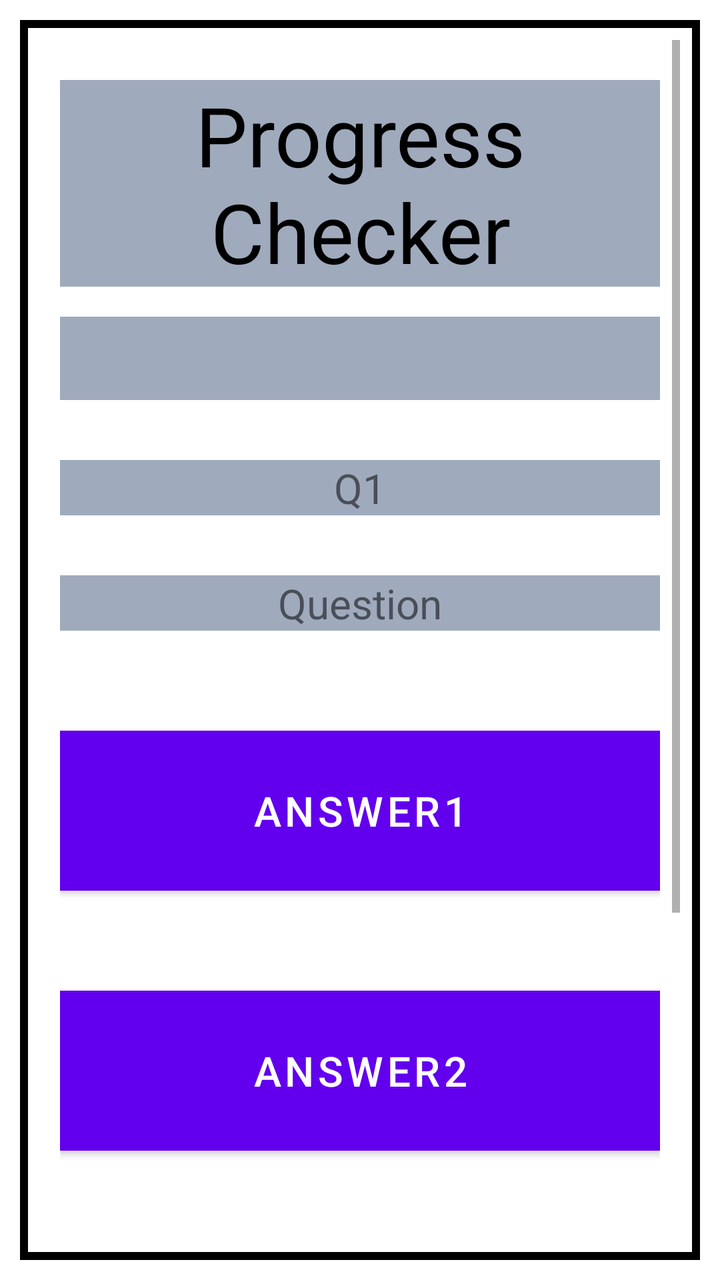
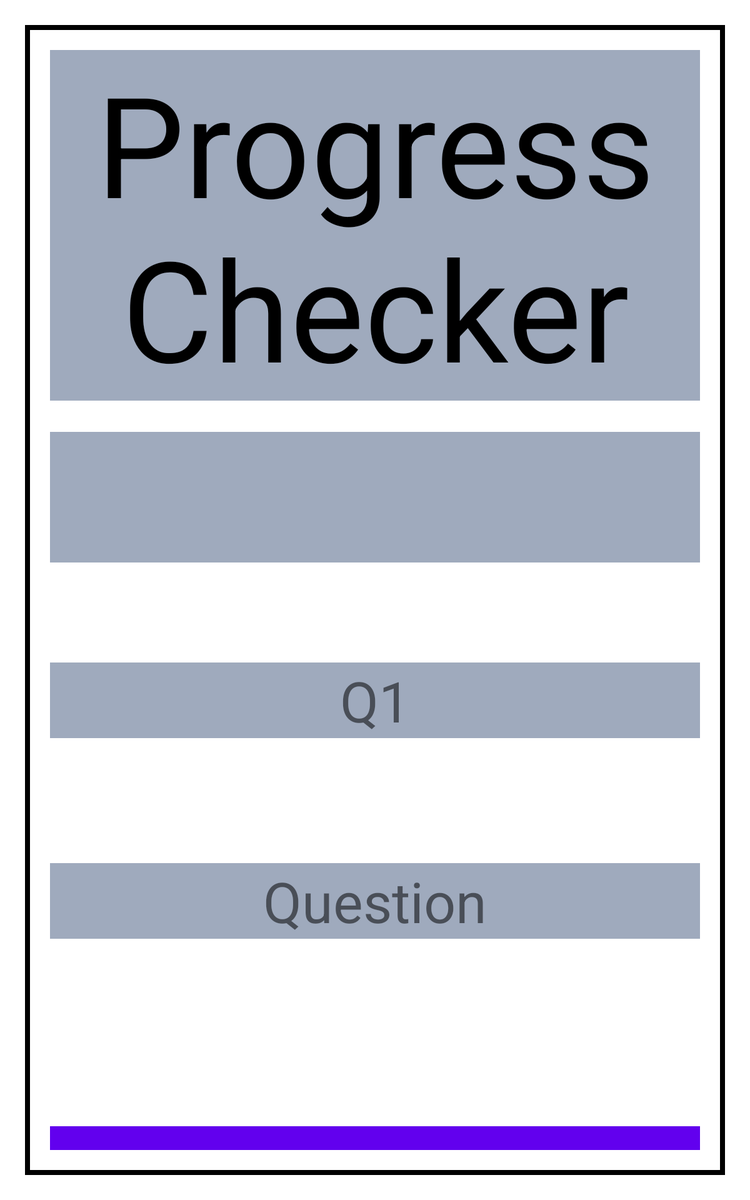

An Android layout and its configuration variant, each rendered on a device that would load it. The default file and the variant file are quoted in full after the pictures.
<!-- AndroidManifest.xml: application theme Theme.MyApplication -->
<!-- res/layout/acitvity_test.xml -->
<?xml version="1.0" encoding="utf-8"?>
<LinearLayout xmlns:android="http://schemas.android.com/apk/res/android"
    xmlns:tools="http://schemas.android.com/tools"
    android:layout_width="match_parent"
    android:layout_height="match_parent"
    tools:context=".Test.ScienceTest"
    android:orientation="vertical"
    android:gravity="center_horizontal"
    android:padding="10dp"
    android:background="@drawable/border"
    android:layout_margin="10dp">

    <ScrollView
        android:layout_width="match_parent"
        android:layout_height="match_parent"
        android:layout_alignParentTop="true">

        <LinearLayout
            android:layout_width="match_parent"
            android:layout_height="wrap_content"
            android:layout_marginTop="10dp"
            android:orientation="vertical"
            android:padding="10dp">

        <TextView
        android:id="@+id/title"
        android:layout_height="wrap_content"
        android:layout_width="match_parent"
        android:background="@color/textColor"
        android:text="@string/title"
        android:textAlignment="center"
        android:textColor="#000000"
        android:textSize="20pt" />
    <TextView
    android:id="@+id/subtitle"
    android:layout_width="match_parent"
    android:layout_height="wrap_content"
    android:background="@color/textColor"
        android:layout_marginTop="15dp"
    android:text=""
    android:textAlignment="center"
    android:textColor="#000000"
    android:textSize="15pt"/>
    <TextView
        android:id="@+id/countLabel"
        android:layout_width="match_parent"
        android:layout_height="wrap_content"
        android:background="@color/textColor"
        android:textAlignment="center"
        android:textSize="@dimen/InputTextSizeMobile"
        android:text="Q1"

        android:layout_marginTop="30dp"/>

    <TextView
        android:id="@+id/questionLabel"
        android:layout_width="match_parent"
        android:layout_height="wrap_content"
        android:background="@color/textColor"
        android:textAlignment="center"
        android:text="Question"
        android:textSize="@dimen/InputTextSizeMobile"
        android:layout_marginTop="30dp"/>

    <Button
        android:id="@+id/answerBtn1"
        android:layout_width="match_parent"
        android:layout_height="80dp"
        android:text="Answer1"
        android:textSize="@dimen/InputTextSizeMobile"
        android:background="@color/Button"
        android:layout_marginTop="50dp"
        android:onClick="checkAnswer"/>

    <Button
        android:id="@+id/answerBtn2"
        android:layout_width="match_parent"
        android:layout_height="80dp"
        android:text="Answer2"
        android:textSize="@dimen/InputTextSizeMobile"
        android:background="@color/Button"
        android:layout_marginTop="50dp"
        android:onClick="checkAnswer"/>

    <Button
        android:id="@+id/answerBtn3"
        android:layout_width="match_parent"
        android:layout_height="80dp"
        android:text="Answer3"
        android:textSize="@dimen/InputTextSizeMobile"
        android:background="@color/Button"
        android:layout_marginTop="50dp"
        android:onClick="checkAnswer"/>

    <Button
        android:id="@+id/answerBtn4"
        android:layout_width="match_parent"
        android:layout_height="80dp"
        android:text="Answer4"
        android:textSize="@dimen/InputTextSizeMobile"
        android:background="@color/Button"
        android:layout_marginTop="50dp"
        android:onClick="checkAnswer"/>

        </LinearLayout>
    </ScrollView>
</LinearLayout>
<!-- resources referenced by this layout -->
<resources>
  <color name="Button">#ADC6EC</color>
  <color name="textColor">#9faabd</color>
  <dimen name="InputTextSizeMobile">10pt</dimen>
  <!-- drawable border (drawable-v24) -->
  <?xml version="1.0" encoding="utf-8"?>
  
  <shape xmlns:android="http://schemas.android.com/apk/res/android">
  
      <stroke
          android:width="4sp"
          android:color="#000000"
  
      />
  </shape>
  <string name="title">Progress Checker</string>
  <style name="Theme.MyApplication" parent="Theme.MaterialComponents.DayNight.DarkActionBar">
          
          <item name="colorPrimary">@color/purple_500</item>
          <item name="colorPrimaryVariant">@color/purple_700</item>
          <item name="colorOnPrimary">@color/white</item>
          
          <item name="colorSecondary">@color/teal_200</item>
          <item name="colorSecondaryVariant">@color/teal_700</item>
          <item name="colorOnSecondary">@color/black</item>
          
          <item name="android:statusBarColor" tools:targetApi="l">?attr/colorPrimaryVariant</item>
          
  
      </style>
  <color name="purple_500">#FF6200EE</color>
  <color name="purple_700">#FF3700B3</color>
  <color name="white">#FFFFFFFF</color>
  <color name="teal_200">#FF03DAC5</color>
  <color name="teal_700">#FF018786</color>
  <color name="black">#FF000000</color>
</resources>
<!-- res/layout-sw600dp/acitvity_test.xml (the repository's variant of the layout above) -->
<!-- drawn on a 7-inch tablet held upright -->
<?xml version="1.0" encoding="utf-8"?>
<LinearLayout xmlns:android="http://schemas.android.com/apk/res/android"
    xmlns:tools="http://schemas.android.com/tools"
    android:layout_width="match_parent"
    android:layout_height="match_parent"
    tools:context=".Test.ScienceTest"
    android:orientation="vertical"
    android:background="@drawable/border"
    android:gravity="center_horizontal"
    android:padding="20dp"
    android:layout_margin="20dp">
    <TextView
        android:id="@+id/title"
        android:layout_height="wrap_content"
        android:layout_width="match_parent"
        android:background="@color/textColor"
        android:text="@string/title"
        android:textAlignment="center"
        android:textColor="#000000"
        android:textSize="50pt" />
    <TextView
    android:id="@+id/subtitle"
    android:layout_width="match_parent"
    android:layout_height="wrap_content"
    android:background="@color/textColor"
        android:layout_marginTop="25dp"
    android:text=""
    android:textAlignment="center"
    android:textColor="#000000"
    android:textSize="35pt"/>
    <TextView
        android:id="@+id/countLabel"
        android:layout_width="match_parent"
        android:layout_height="wrap_content"
        android:background="@color/textColor"
        android:textAlignment="center"
        android:textSize="@dimen/InputTextSize"
        android:text="Q1"

        android:layout_marginTop="80dp"/>

    <TextView
        android:id="@+id/questionLabel"
        android:layout_width="match_parent"
        android:layout_height="wrap_content"
        android:background="@color/textColor"
        android:textAlignment="center"
        android:text="Question"
        android:textSize="@dimen/InputTextSize"
        android:layout_marginTop="100dp"/>

    <Button
        android:id="@+id/answerBtn1"
        android:layout_width="match_parent"
        android:layout_height="150dp"
        android:text="Answer1"
        android:textSize="@dimen/InputTextSize"
        android:background="@color/Button"
        android:layout_marginTop="150dp"
        android:onClick="checkAnswer"/>

    <Button
        android:id="@+id/answerBtn2"
        android:layout_width="match_parent"
        android:layout_height="150dp"
        android:text="Answer2"
        android:textSize="@dimen/InputTextSize"
        android:background="@color/Button"
        android:layout_marginTop="100dp"
        android:onClick="checkAnswer"/>

    <Button
        android:id="@+id/answerBtn3"
        android:layout_width="match_parent"
        android:layout_height="150dp"
        android:text="Answer3"
        android:textSize="@dimen/InputTextSize"
        android:background="@color/Button"
        android:layout_marginTop="100dp"
        android:onClick="checkAnswer"/>

    <Button
        android:id="@+id/answerBtn4"
        android:layout_width="match_parent"
        android:layout_height="150dp"
        android:text="Answer4"
        android:textSize="@dimen/InputTextSize"
        android:background="@color/Button"
        android:layout_marginTop="100dp"
        android:onClick="checkAnswer"/>
</LinearLayout>
<!-- resources referenced by the variant -->
<!-- as a 7-inch tablet held upright resolves them -->
<resources>
  <color name="Button">#ADC6EC</color>
  <color name="textColor">#9faabd</color>
  <dimen name="InputTextSize">20pt</dimen>
  <!-- drawable border (drawable-v24) -->
  <?xml version="1.0" encoding="utf-8"?>
  
  <shape xmlns:android="http://schemas.android.com/apk/res/android">
  
      <stroke
          android:width="4sp"
          android:color="#000000"
  
      />
  </shape>
  <string name="title">Progress Checker</string>
  <style name="Theme.MyApplication" parent="Theme.MaterialComponents.DayNight.DarkActionBar">
          
          <item name="colorPrimary">@color/purple_500</item>
          <item name="colorPrimaryVariant">@color/purple_700</item>
          <item name="colorOnPrimary">@color/white</item>
          
          <item name="colorSecondary">@color/teal_200</item>
          <item name="colorSecondaryVariant">@color/teal_700</item>
          <item name="colorOnSecondary">@color/black</item>
          
          <item name="android:statusBarColor" tools:targetApi="l">?attr/colorPrimaryVariant</item>
          
  
      </style>
  <color name="purple_500">#FF6200EE</color>
  <color name="purple_700">#FF3700B3</color>
  <color name="white">#FFFFFFFF</color>
  <color name="teal_200">#FF03DAC5</color>
  <color name="teal_700">#FF018786</color>
  <color name="black">#FF000000</color>
</resources>
